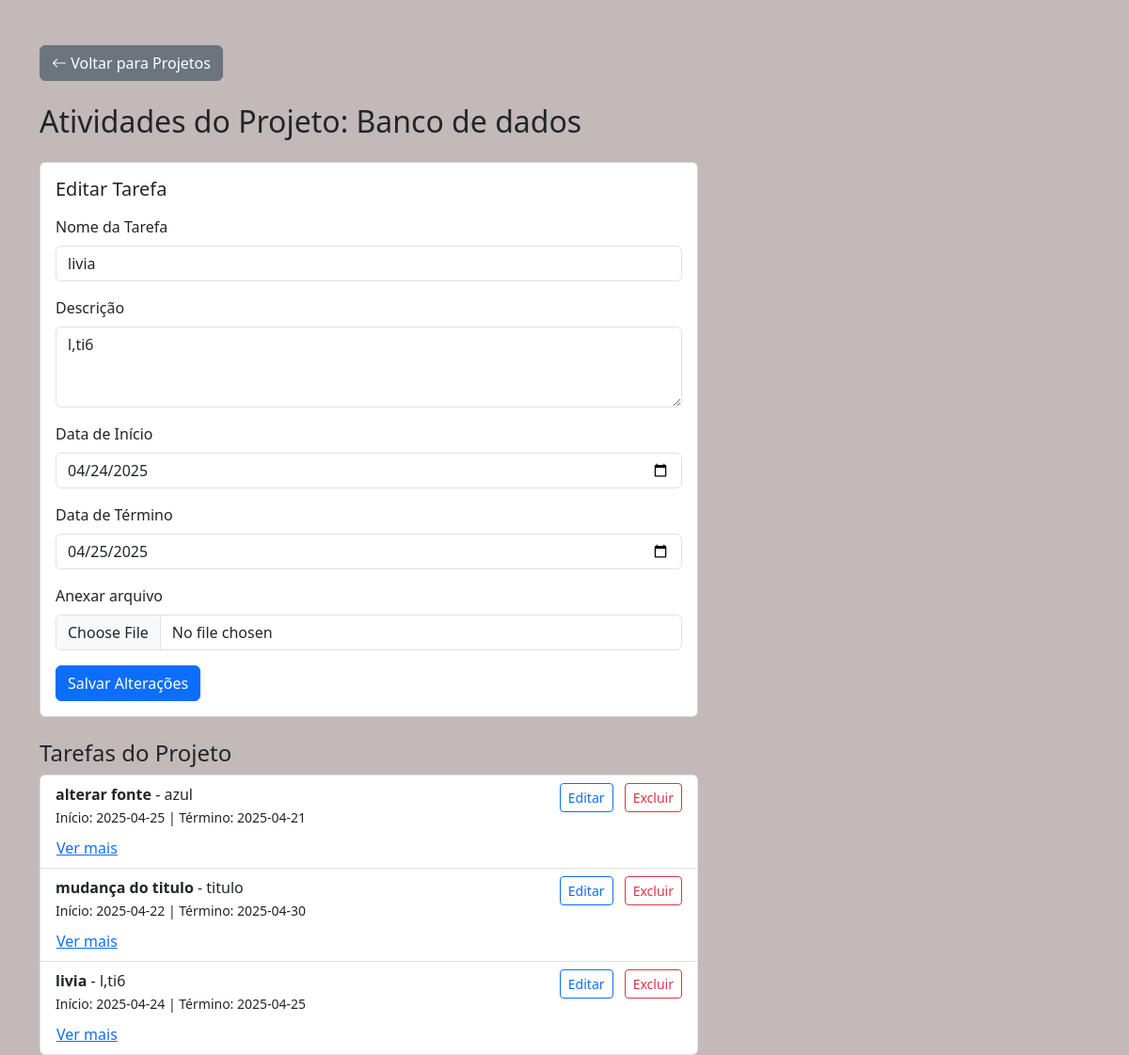
Page /tarefa/13/editar on the committed database.
### tables this page shows
CREATE TABLE projetos (
            id INTEGER PRIMARY KEY AUTOINCREMENT,
            nome TEXT NOT NULL,
            descricao TEXT
        , data_inicio DATE, data_fim DATE, responsavel TEXT, equipe TEXT);

CREATE TABLE tarefas (
            id INTEGER PRIMARY KEY AUTOINCREMENT,
            projeto_id INTEGER NOT NULL,
            nome TEXT NOT NULL,
            descricao TEXT,
            data_inicio DATE,
            data_fim DATE, arquivo_nome TEXT, arquivo_caminho TEXT,
            FOREIGN KEY (projeto_id) REFERENCES projetos(id)
        );

### routes/tarefa_route.py (the view, shortened to what this page needs)
@tarefa_route.route('/tarefa/<int:id>/editar', methods=['GET', 'POST'])
def editar_tarefa(id):
    tarefa = buscar_tarefa_por_id(id)
    projeto = buscar_projeto_por_id(tarefa['projeto_id'])
    tarefas = buscar_tarefas_por_projeto(tarefa['projeto_id'])
    return render_template('tarefas.html', tarefa=tarefa, projeto=projeto, tarefas=tarefas)

### db.py (called while the page is built)
def buscar_projeto_por_id(id):
    conn = sqlite3.connect('banco.db')
    conn.row_factory = sqlite3.Row
    cursor = conn.cursor()
    cursor.execute('SELECT id, nome, descricao, data_inicio, data_fim, responsavel, equipe FROM projetos WHERE id = ?', (id,))
    projeto = cursor.fetchone()
    conn.close()
    return projeto

def buscar_tarefas_por_projeto(projeto_id):
    conn = sqlite3.connect('banco.db')
    conn.row_factory = sqlite3.Row
    cursor = conn.cursor()
    cursor.execute('''SELECT id, nome, descricao, data_inicio, data_fim, arquivo_nome, arquivo_caminho FROM tarefas WHERE projeto_id = ?''', (projeto_id,))
    tarefas = cursor.fetchall()
    conn.close()
    return tarefas

def buscar_tarefa_por_id(id):
    conn = sqlite3.connect('banco.db')
    conn.row_factory = sqlite3.Row
    cursor = conn.cursor()
    cursor.execute('SELECT * FROM tarefas WHERE id = ?', (id,))
    tarefa = cursor.fetchone()
    conn.close()
    return tarefa

### templates/tarefas.html (shortened to what this page needs)
<!DOCTYPE html>
<html lang="pt-br">
<head>
    <link href="https://cdn.jsdelivr.net/npm/bootstrap@5.3.2/dist/css/bootstrap.min.css" rel="stylesheet">
    <link href="https://cdn.jsdelivr.net/npm/bootstrap-icons@1.10.5/font/bootstrap-icons.css" rel="stylesheet">
</head>
<body style="background-color: rgba(195, 185, 185, 0.991);">
<div class="container mt-5">
    <div>
        <a href="{{ url_for('projeto_route.listar_projetos') }}" class="btn btn-secondary mb-4">
            <i class="bi bi-arrow-left"></i> Voltar para Projetos
        </a>
        <h2 class="mb-4">Atividades do Projeto: {{ projeto['nome'] }}</h2>
        <div id="formCard" class="card mb-4 {{ 'd-none' if not tarefa else '' }}" style="max-width: 700px;">
            <div class="card-body">
                <div class="d-flex justify-content-between align-items-center mb-3">
                    <h5 class="card-title mb-0">
                        {% if tarefa %}
                            Editar Tarefa
                        {% else %}
                            Nova Tarefa
                        {% endif %}
                    </h5>
                </div>
                <form
                method="POST"
                enctype="multipart/form-data"
                action="{% if tarefa %}{{ url_for('tarefa_route.atualizar_tarefa', id=tarefa['id']) }}{% else %}{{ url_for('tarefa_route.salvar_tarefa_route', projeto_id=projeto['id']) }}{% endif %}">
                    <div class="mb-3">
                        <label for="nome" class="form-label">Nome da Tarefa</label>
                        <input type="text" class="form-control" id="nome" name="nome" required value="{{ tarefa['nome'] if tarefa else '' }}">
                    </div>
                    <div class="mb-3">
                        <label for="descricao" class="form-label">Descrição</label>
                        <textarea class="form-control" id="descricao" name="descricao" rows="3">{{ tarefa['descricao'] if tarefa else '' }}</textarea>
                    </div>
                    <div class="mb-3">
                        <label for="data_inicio" class="form-label">Data de Início</label>
                        <input type="date" class="form-control" id="data_inicio" name="data_inicio" required value="{{ tarefa['data_inicio'] if tarefa else '' }}">
                    </div>
                    <div class="mb-3">
                        <label for="data_fim" class="form-label">Data de Término</label>
                        <input type="date" class="form-control" id="data_fim" name="data_fim" required value="{{ tarefa['data_fim'] if tarefa else '' }}">
                    </div>
                    <div class="mb-3">
                        <label for="arquivo" class="form-label">Anexar arquivo</label>
                        <input class="form-control" type="file" name="arquivo" id="arquivo">
                    </div>
                    <button type="submit" class="btn btn-primary">
                        {% if tarefa %}Salvar Alterações{% else %}Adicionar Tarefa{% endif %}
                    </button>
                </form>
            </div>
        </div>
        <div style="max-width: 700px;">
            <h4>Tarefas do Projeto</h4>
            <ul class="list-group">
                {% for tarefa in tarefas %}
                <li class="list-group-item d-flex justify-content-between align-items-start flex-column">
                    <div class="w-100 d-flex justify-content-between">
                        <div>
                            <strong>{{ tarefa['nome'] }}</strong> - {{ tarefa['descricao'] }}<br>
                            <small>Início: {{ tarefa['data_inicio'] }} | Término: {{ tarefa['data_fim'] }}</small>
                        </div>
                        <div>
                            <a href="{{ url_for('tarefa_route.editar_tarefa', id=tarefa['id']) }}" class="btn btn-outline-primary btn-sm ms-2">Editar</a>
                            <form action="{{ url_for('tarefa_route.excluir_tarefa_route', id=tarefa['id']) }}" method="POST" class="d-inline ms-2" onsubmit="return confirm('Tem certeza que deseja excluir esta tarefa?')">
                                <button type="submit" class="btn btn-outline-danger btn-sm">Excluir</button>
                            </form>
                        </div>
                    </div>
                    <a class="btn btn-link mt-2 p-0" data-bs-toggle="collapse" href="#verMais{{ tarefa['id'] }}" role="button" aria-expanded="false" aria-controls="verMais{{ tarefa['id'] }}">
                        Ver mais
                    </a>
                </li>
                {% endfor %}
            </ul>
        </div>
    </div>
</div>
</body>
</html>

### rows in the picture
projetos: nome "Banco de dados"
tarefas: nome "livia", descricao "l,ti6", data_inicio "04/24/2025", data_fim "04/25/2025", data_inicio "2025-04-24", data_fim "2025-04-25"
tarefas: nome "alterar fonte", descricao "azul", data_inicio "2025-04-25", data_fim "2025-04-21"
tarefas: nome "mudança do titulo", descricao "titulo", data_inicio "2025-04-22", data_fim "2025-04-30"
